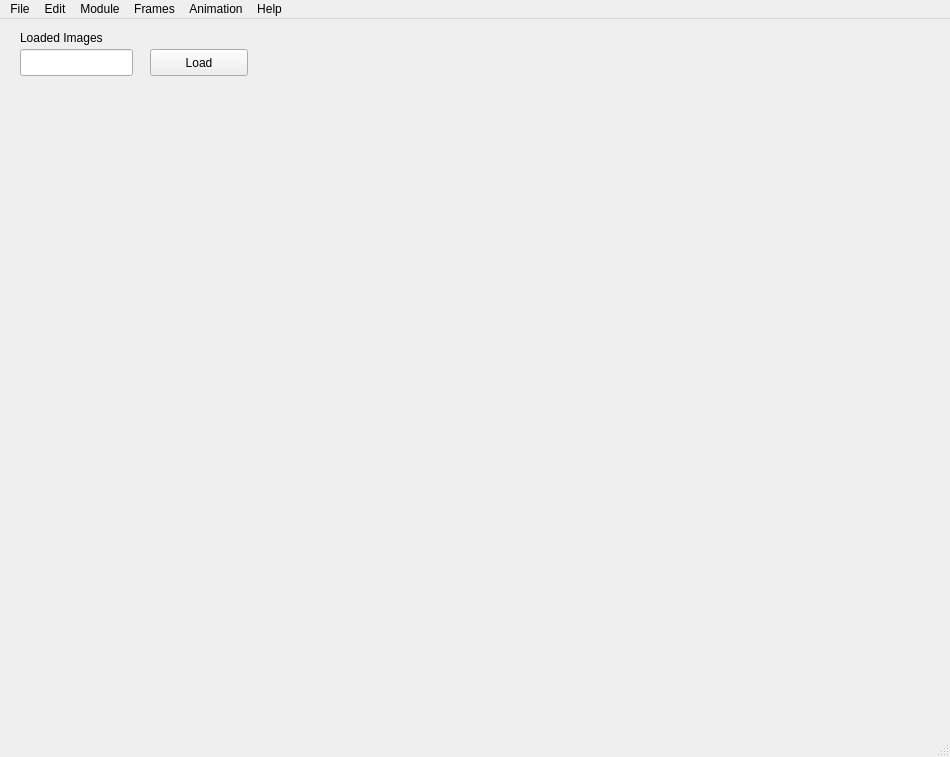
<?xml version="1.0" encoding="UTF-8"?>
<ui version="4.0">
 <class>MainWindow</class>
 <widget class="QMainWindow" name="MainWindow">
  <property name="geometry">
   <rect>
    <x>0</x>
    <y>0</y>
    <width>950</width>
    <height>757</height>
   </rect>
  </property>
  <property name="windowTitle">
   <string>Infinity Sprites</string>
  </property>
  <widget class="QWidget" name="centralwidget">
   <widget class="QLabel" name="label">
    <property name="geometry">
     <rect>
      <x>20</x>
      <y>10</y>
      <width>101</width>
      <height>17</height>
     </rect>
    </property>
    <property name="text">
     <string>Loaded Images</string>
    </property>
   </widget>
   <widget class="QLineEdit" name="lineEdit">
    <property name="geometry">
     <rect>
      <x>20</x>
      <y>30</y>
      <width>113</width>
      <height>27</height>
     </rect>
    </property>
   </widget>
   <widget class="QPushButton" name="pushButton">
    <property name="geometry">
     <rect>
      <x>150</x>
      <y>30</y>
      <width>98</width>
      <height>27</height>
     </rect>
    </property>
    <property name="text">
     <string>Load</string>
    </property>
   </widget>
  </widget>
  <widget class="QMenuBar" name="menubar">
   <property name="geometry">
    <rect>
     <x>0</x>
     <y>0</y>
     <width>950</width>
     <height>25</height>
    </rect>
   </property>
   <widget class="QMenu" name="menuFile">
    <property name="title">
     <string>File</string>
    </property>
    <addaction name="actionNew"/>
    <addaction name="actionOpen"/>
    <addaction name="separator"/>
    <addaction name="actionExit"/>
   </widget>
   <widget class="QMenu" name="menuEdit">
    <property name="title">
     <string>Edit</string>
    </property>
   </widget>
   <widget class="QMenu" name="menuModule">
    <property name="title">
     <string>Module</string>
    </property>
   </widget>
   <widget class="QMenu" name="menuFrames">
    <property name="title">
     <string>Frames</string>
    </property>
   </widget>
   <widget class="QMenu" name="menuAnimation">
    <property name="title">
     <string>Animation</string>
    </property>
   </widget>
   <widget class="QMenu" name="menuHelp">
    <property name="title">
     <string>Help</string>
    </property>
    <addaction name="actionAbout"/>
   </widget>
   <addaction name="menuFile"/>
   <addaction name="menuEdit"/>
   <addaction name="menuModule"/>
   <addaction name="menuFrames"/>
   <addaction name="menuAnimation"/>
   <addaction name="menuHelp"/>
  </widget>
  <widget class="QStatusBar" name="statusbar"/>
  <action name="actionAbout">
   <property name="text">
    <string>About</string>
   </property>
  </action>
  <action name="actionNew">
   <property name="text">
    <string>New</string>
   </property>
  </action>
  <action name="actionOpen">
   <property name="text">
    <string>Open</string>
   </property>
  </action>
  <action name="actionExit">
   <property name="text">
    <string>Exit</string>
   </property>
  </action>
 </widget>
 <resources/>
 <connections/>
</ui>
